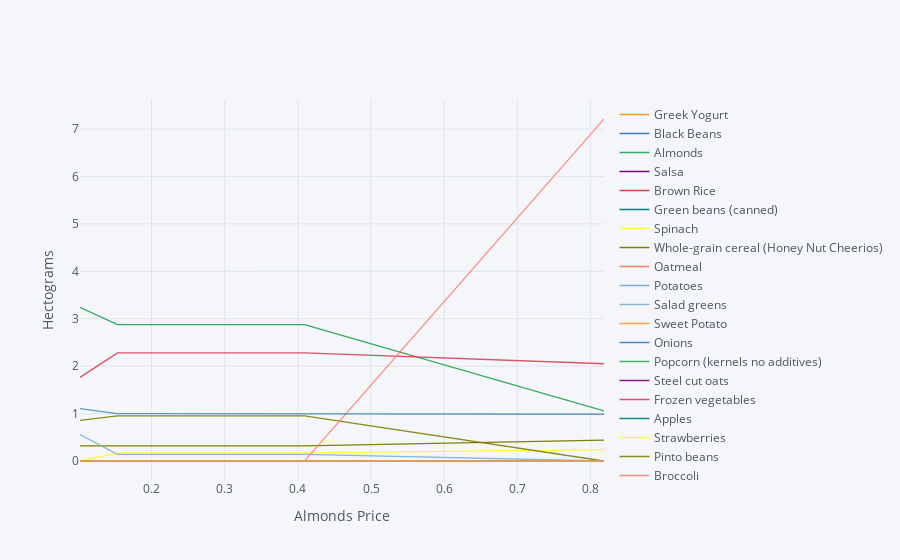

The cell this chart's notebook holds for it:
### Markdown cell above
#### Budget Friendly Diabetes Diet <a id='Budget5'></a>

### Code cell
import cufflinks as cf
cf.go_offline()

ReferenceGood = 'Almonds'

scale = [0.5,0.75,0.9,1.,1.1,1.2,1.3,1.4,1.5,2,4]

cost0 = solve_subsistence_problem(BudgetFoodNutrients,budget_friendly_diabetes_diet_prices,diet_min[group],diet_max[group],tol=tol)

my_p = budget_friendly_diabetes_diet_prices.copy()

diet = {}
for s in scale:

    my_p[ReferenceGood] = budget_friendly_diabetes_diet_prices[ReferenceGood]*s
    result = solve_subsistence_problem(BudgetFoodNutrients,my_p,diet_min[group],diet_max[group],max_weight=12,tol=tol)
    diet[my_p[ReferenceGood]] = result.diet

Diet_response = pd.DataFrame(diet).T
Diet_response.index.name = '%s Price' % ReferenceGood

Diet_response.reset_index(inplace=True)

# Get rid of units for index (cufflinks chokes)
Diet_response['%s Price' % ReferenceGood] = Diet_response['%s Price' % ReferenceGood].apply(lambda x: x.magnitude)

Diet_response = Diet_response.set_index('%s Price' % ReferenceGood)

# Just look at goods consumed in quantities greater than error tolerance
Diet_response.loc[:,(Diet_response>tol).sum()>0].iplot(xTitle='%s Price' % ReferenceGood,yTitle='Hectograms')

### Figure 1 — Plotly figure (JSON) as saved in the notebook; plotly's stock layout.template omitted (floating-point values rounded to 4 significant figures)
{"data": [{"line": {"color": "rgba(255, 153, 51, 1.0)", "dash": "solid", "shape": "linear", "width": 1.3}, "mode": "lines", "name": "Greek Yogurt", "text": "", "type": "scatter", "x": [0.1023, 0.1534, 0.1841, 0.2046, 0.225, 0.2455, 0.266, 0.2864, 0.3069, 0.4092, 0.8184], "y": [4.79e-10, 6.465e-11, 2.595e-07, 8.973e-09, 1.48e-08, 1.542e-06, 2.186e-06, 5.102e-08, 2.222e-07, 1.39e-10, 1.051e-06]}, {"line": {"color": "rgba(55, 128, 191, 1.0)", "dash": "solid", "shape": "linear", "width": 1.3}, "mode": "lines", "name": "Black Beans", "text": "", "type": "scatter", "x": [0.1023, 0.1534, 0.1841, 0.2046, 0.225, 0.2455, 0.266, 0.2864, 0.3069, 0.4092, 0.8184], "y": [1.267e-09, 1.646e-10, 6.489e-07, 2.263e-08, 3.698e-08, 3.77e-06, 5.296e-06, 1.242e-07, 5.268e-07, 3.128e-10, 1.284e-07]}, {"line": {"color": "rgba(50, 171, 96, 1.0)", "dash": "solid", "shape": "linear", "width": 1.3}, "mode": "lines", "name": "Almonds", "text": "", "type": "scatter", "x": [0.1023, 0.1534, 0.1841, 0.2046, 0.225, 0.2455, 0.266, 0.2864, 0.3069, 0.4092, 0.8184], "y": [3.239, 2.875, 2.875, 2.875, 2.875, 2.875, 2.875, 2.875, 2.875, 2.875, 1.056]}, {"line": {"color": "rgba(128, 0, 128, 1.0)", "dash": "solid", "shape": "linear", "width": 1.3}, "mode": "lines", "name": "Salsa", "text": "", "type": "scatter", "x": [0.1023, 0.1534, 0.1841, 0.2046, 0.225, 0.2455, 0.266, 0.2864, 0.3069, 0.4092, 0.8184], "y": [5.463e-10, 2.47e-10, 3.096e-07, 3.152e-08, 5.197e-08, 1.81e-06, 2.548e-06, 1.241e-07, 3.958e-07, 2.377e-10, 1.361e-07]}, {"line": {"color": "rgba(219, 64, 82, 1.0)", "dash": "solid", "shape": "linear", "width": 1.3}, "mode": "lines", "name": "Brown Rice", "text": "", "type": "scatter", "x": [0.1023, 0.1534, 0.1841, 0.2046, 0.225, 0.2455, 0.266, 0.2864, 0.3069, 0.4092, 0.8184], "y": [7.372e-10, 1.027e-10, 3.587e-07, 1.35e-08, 2.137e-08, 1.898e-06, 2.648e-06, 6.497e-08, 2.529e-07, 1.383e-10, 8.852e-08]}, {"line": {"color": "rgba(0, 128, 128, 1.0)", "dash": "solid", "shape": "linear", "width": 1.3}, "mode": "lines", "name": "Green beans (canned)", "text": "", "type": "scatter", "x": [0.1023, 0.1534, 0.1841, 0.2046, 0.225, 0.2455, 0.266, 0.2864, 0.3069, 0.4092, 0.8184], "y": [1.317e-09, 3.512e-10, 7.531e-07, 4.288e-08, 1.818e-08, 3.824e-06, 6.336e-06, 5.356e-08, 5.029e-07, 3.179e-10, 8.53e-07]}, {"line": {"color": "rgba(255, 255, 51, 1.0)", "dash": "solid", "shape": "linear", "width": 1.3}, "mode": "lines", "name": "Spinach", "text": "", "type": "scatter", "x": [0.1023, 0.1534, 0.1841, 0.2046, 0.225, 0.2455, 0.266, 0.2864, 0.3069, 0.4092, 0.8184], "y": [4.866e-08, 0.1715, 0.1715, 0.1715, 0.1715, 0.1715, 0.1715, 0.1715, 0.1715, 0.1715, 0.2402]}, {"line": {"color": "rgba(128, 128, 0, 1.0)", "dash": "solid", "shape": "linear", "width": 1.3}, "mode": "lines", "name": "Whole-grain cereal (Honey Nut Cheerios)", "text": "", "type": "scatter", "x": [0.1023, 0.1534, 0.1841, 0.2046, 0.225, 0.2455, 0.266, 0.2864, 0.3069, 0.4092, 0.8184], "y": [0.32, 0.32, 0.32, 0.32, 0.32, 0.32, 0.32, 0.32, 0.32, 0.32, 0.4414]}, {"line": {"color": "rgba(251, 128, 114, 1.0)", "dash": "solid", "shape": "linear", "width": 1.3}, "mode": "lines", "name": "Oatmeal", "text": "", "type": "scatter", "x": [0.1023, 0.1534, 0.1841, 0.2046, 0.225, 0.2455, 0.266, 0.2864, 0.3069, 0.4092, 0.8184], "y": [5.641e-10, 6.909e-11, 2.833e-07, 9.298e-09, 1.498e-08, 1.638e-06, 2.29e-06, 5.062e-08, 2.233e-07, 1.261e-10, 1.36e-07]}, {"line": {"color": "rgba(128, 177, 211, 1.0)", "dash": "solid", "shape": "linear", "width": 1.3}, "mode": "lines", "name": "Potatoes", "text": "", "type": "scatter", "x": [0.1023, 0.1534, 0.1841, 0.2046, 0.225, 0.2455, 0.266, 0.2864, 0.3069, 0.4092, 0.8184], "y": [5.014e-10, 5.939e-11, 2.302e-07, 7.481e-09, 1.172e-08, 1.292e-06, 1.769e-06, 3.679e-08, 1.66e-07, 8.516e-11, 5.815e-08]}, {"line": {"color": "rgba(128, 177, 211, 0.8999999999999999)", "dash": "solid", "shape": "linear", "width": 1.3}, "mode": "lines", "name": "Salad greens", "text": "", "type": "scatter", "x": [0.1023, 0.1534, 0.1841, 0.2046, 0.225, 0.2455, 0.266, 0.2864, 0.3069, 0.4092, 0.8184], "y": [0.558, 0.139, 0.139, 0.139, 0.139, 0.1391, 0.1391, 0.139, 0.139, 0.139, 1.343e-05]}, {"line": {"color": "rgba(255, 153, 51, 0.8999999999999999)", "dash": "solid", "shape": "linear", "width": 1.3}, "mode": "lines", "name": "Sweet Potato", "text": "", "type": "scatter", "x": [0.1023, 0.1534, 0.1841, 0.2046, 0.225, 0.2455, 0.266, 0.2864, 0.3069, 0.4092, 0.8184], "y": [3.859e-10, 4.749e-11, 1.809e-07, 5.998e-09, 9.362e-09, 1.031e-06, 1.419e-06, 2.935e-08, 1.338e-07, 6.969e-11, 5.252e-08]}, {"line": {"color": "rgba(55, 128, 191, 0.8999999999999999)", "dash": "solid", "shape": "linear", "width": 1.3}, "mode": "lines", "name": "Onions", "text": "", "type": "scatter", "x": [0.1023, 0.1534, 0.1841, 0.2046, 0.225, 0.2455, 0.266, 0.2864, 0.3069, 0.4092, 0.8184], "y": [2.286e-09, 2.841e-10, 1.151e-06, 4.237e-08, 6.57e-08, 6.787e-06, 9.517e-06, 1.962e-07, 8.914e-07, 4.979e-10, 3.501e-07]}, {"line": {"color": "rgba(50, 171, 96, 0.8999999999999999)", "dash": "solid", "shape": "linear", "width": 1.3}, "mode": "lines", "name": "Popcorn (kernels no additives)", "text": "", "type": "scatter", "x": [0.1023, 0.1534, 0.1841, 0.2046, 0.225, 0.2455, 0.266, 0.2864, 0.3069, 0.4092, 0.8184], "y": [6.182e-10, 7.087e-11, 3.359e-07, 1.158e-08, 1.972e-08, 1.71e-06, 2.424e-06, 7.704e-08, 2.281e-07, 1.196e-10, 7.05e-08]}, {"line": {"color": "rgba(128, 0, 128, 0.8999999999999999)", "dash": "solid", "shape": "linear", "width": 1.3}, "mode": "lines", "name": "Steel cut oats", "text": "", "type": "scatter", "x": [0.1023, 0.1534, 0.1841, 0.2046, 0.225, 0.2455, 0.266, 0.2864, 0.3069, 0.4092, 0.8184], "y": [4.207e-10, 5.42e-11, 2.004e-07, 7.106e-09, 1.123e-08, 1.08e-06, 1.496e-06, 3.443e-08, 1.416e-07, 7.544e-11, 4.508e-08]}, {"line": {"color": "rgba(219, 64, 82, 0.8999999999999999)", "dash": "solid", "shape": "linear", "width": 1.3}, "mode": "lines", "name": "Frozen vegetables", "text": "", "type": "scatter", "x": [0.1023, 0.1534, 0.1841, 0.2046, 0.225, 0.2455, 0.266, 0.2864, 0.3069, 0.4092, 0.8184], "y": [1.764, 2.28, 2.28, 2.28, 2.28, 2.28, 2.28, 2.28, 2.28, 2.28, 2.051]}, {"line": {"color": "rgba(0, 128, 128, 0.8999999999999999)", "dash": "solid", "shape": "linear", "width": 1.3}, "mode": "lines", "name": "Apples", "text": "", "type": "scatter", "x": [0.1023, 0.1534, 0.1841, 0.2046, 0.225, 0.2455, 0.266, 0.2864, 0.3069, 0.4092, 0.8184], "y": [4.132e-10, 5.258e-11, 1.981e-07, 6.925e-09, 1.105e-08, 1.059e-06, 1.463e-06, 3.471e-08, 1.385e-07, 7.318e-11, 4.708e-08]}, {"line": {"color": "rgba(255, 255, 51, 0.8999999999999999)", "dash": "solid", "shape": "linear", "width": 1.3}, "mode": "lines", "name": "Strawberries", "text": "", "type": "scatter", "x": [0.1023, 0.1534, 0.1841, 0.2046, 0.225, 0.2455, 0.266, 0.2864, 0.3069, 0.4092, 0.8184], "y": [2.887e-10, 3.58e-11, 1.393e-07, 4.813e-09, 7.825e-09, 7.313e-07, 1.007e-06, 2.544e-08, 9.606e-08, 5.132e-11, 3.31e-08]}, {"line": {"color": "rgba(128, 128, 0, 0.8999999999999999)", "dash": "solid", "shape": "linear", "width": 1.3}, "mode": "lines", "name": "Pinto beans", "text": "", "type": "scatter", "x": [0.1023, 0.1534, 0.1841, 0.2046, 0.225, 0.2455, 0.266, 0.2864, 0.3069, 0.4092, 0.8184], "y": [0.8564, 0.9512, 0.9512, 0.9512, 0.9512, 0.9512, 0.9512, 0.9512, 0.9512, 0.9512, 2.773e-07]}, {"line": {"color": "rgba(251, 128, 114, 0.8999999999999999)", "dash": "solid", "shape": "linear", "width": 1.3}, "mode": "lines", "name": "Broccoli", "text": "", "type": "scatter", "x": [0.1023, 0.1534, 0.1841, 0.2046, 0.225, 0.2455, 0.266, 0.2864, 0.3069, 0.4092, 0.8184], "y": [7.772e-10, 7.321e-11, 3.498e-07, 9.627e-09, 1.539e-08, 2.031e-06, 2.719e-06, 5.479e-08, 2.596e-07, 1.233e-10, 9.104e-08]}, {"line": {"color": "rgba(251, 128, 114, 0.7999999999999998)", "dash": "solid", "shape": "linear", "width": 1.3}, "mode": "lines", "name": "Peanut butter", "text": "", "type": "scatter", "x": [0.1023, 0.1534, 0.1841, 0.2046, 0.225, 0.2455, 0.266, 0.2864, 0.3069, 0.4092, 0.8184], "y": [1.765e-09, 3.828e-10, 1.185e-06, 6.178e-08, 1.107e-07, 7.892e-06, 1.209e-05, 4.802e-07, 1.404e-06, 1.613e-09, 7.212]}, {"line": {"color": "rgba(128, 177, 211, 0.7999999999999998)", "dash": "solid", "shape": "linear", "width": 1.3}, "mode": "lines", "name": "Frozen fruit mix", "text": "", "type": "scatter", "x": [0.1023, 0.1534, 0.1841, 0.2046, 0.225, 0.2455, 0.266, 0.2864, 0.3069, 0.4092, 0.8184], "y": [5.137e-10, 6.064e-11, 2.337e-07, 7.687e-09, 1.212e-08, 1.293e-06, 1.768e-06, 3.845e-08, 1.656e-07, 8.453e-11, 5.441e-08]}, {"line": {"color": "rgba(255, 153, 51, 0.7999999999999998)", "dash": "solid", "shape": "linear", "width": 1.3}, "mode": "lines", "name": "Bananas", "text": "", "type": "scatter", "x": [0.1023, 0.1534, 0.1841, 0.2046, 0.225, 0.2455, 0.266, 0.2864, 0.3069, 0.4092, 0.8184], "y": [7.904e-10, 8.99e-11, 3.516e-07, 1.129e-08, 1.738e-08, 2.034e-06, 2.768e-06, 5.364e-08, 2.543e-07, 1.3e-10, 7.635e-08]}, {"line": {"color": "rgba(55, 128, 191, 0.7999999999999998)", "dash": "solid", "shape": "linear", "width": 1.3}, "mode": "lines", "name": "Oranges", "text": "", "type": "scatter", "x": [0.1023, 0.1534, 0.1841, 0.2046, 0.225, 0.2455, 0.266, 0.2864, 0.3069, 0.4092, 0.8184], "y": [1.103, 0.9977, 0.9977, 0.9977, 0.9977, 0.9977, 0.9977, 0.9977, 0.9977, 0.9977, 0.9859]}], "layout": {"legend": {"bgcolor": "#F5F6F9", "font": {"color": "#4D5663"}}, "paper_bgcolor": "#F5F6F9", "plot_bgcolor": "#F5F6F9", "title": {"font": {"color": "#4D5663"}}, "xaxis": {"gridcolor": "#E1E5ED", "showgrid": true, "tickfont": {"color": "#4D5663"}, "title": {"font": {"color": "#4D5663"}, "text": "Almonds Price"}, "zerolinecolor": "#E1E5ED"}, "yaxis": {"gridcolor": "#E1E5ED", "showgrid": true, "tickfont": {"color": "#4D5663"}, "title": {"font": {"color": "#4D5663"}, "text": "Hectograms"}, "zerolinecolor": "#E1E5ED"}}}
